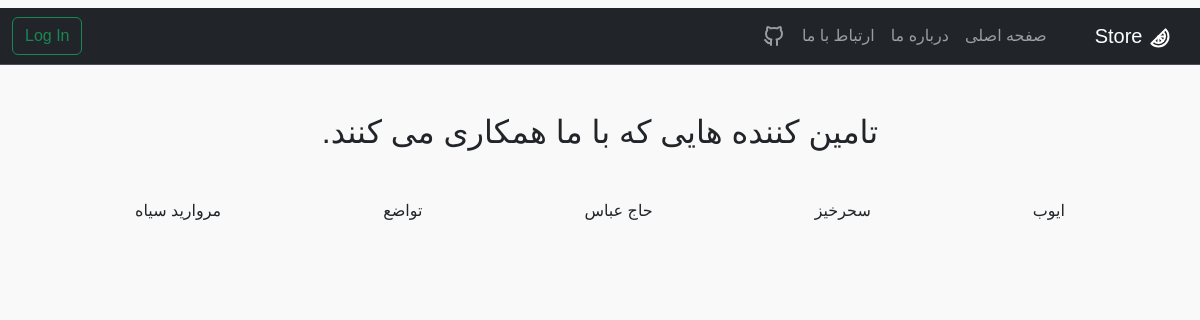
The page /about/ on the database its author committed.
### products/models.py (models this page shows, shortened)
class Supplier(models.Model):
    SupplierId = models.AutoField(primary_key=True)
    name = models.CharField(max_length=50, help_text='نام برند یا تامین کنندگان', verbose_name='نام تامین کنندگان')
    contactInfo = models.IntegerField(verbose_name='شماره تلفن')

### pages/views.py (the view)
# urls.py: path('about/', AboutPage.as_view(), name='about'),
class AboutPage(ListView):
    model = Supplier
    template_name = 'about.html'
    context_object_name = 'supp'

### templates/about.html (shortened to what this page needs)
{% extends 'base.html' %}
{% block content %}
 <h2 class="text-center my-5">تامین کننده هایی که با ما همکاری می کنند.</h2>
<div class="container">
    <div class="d-flex flex-wrap justify-content-around">
        {% for s in supp %}
        <p>{{ s.name }}</p>
        {% endfor %}
    </div>
</div>
{% endblock %}

### static/css/web_css.css (style rules this page uses)
.body { font-family: Vazirmatn, sans-serif; background-color: #f9f9f9; }

### rows shown on the page
Supplier: name "ایوب"
Supplier: name "سحرخیز"
Supplier: name "حاج عباس"
Supplier: name "تواضع"
Supplier: name "مروارید سیاه"
